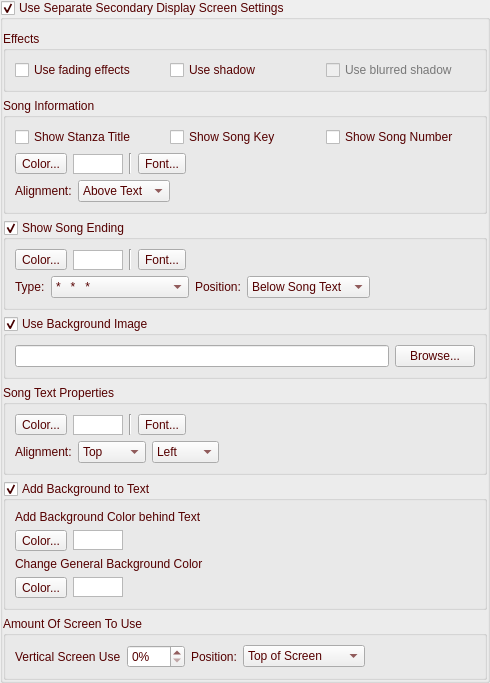
    <widget class="QGroupBox" name="groupBoxDisplay2">
     <property name="palette">
      <palette>
       <active>
        <colorrole role="WindowText">
         <brush brushstyle="SolidPattern">
          <color alpha="255">
           <red>85</red>
           <green>0</green>
           <blue>0</blue>
          </color>
         </brush>
        </colorrole>
        <colorrole role="Text">
         <brush brushstyle="SolidPattern">
          <color alpha="255">
           <red>85</red>
           <green>0</green>
           <blue>0</blue>
          </color>
         </brush>
        </colorrole>
        <colorrole role="ButtonText">
         <brush brushstyle="SolidPattern">
          <color alpha="255">
           <red>85</red>
           <green>0</green>
           <blue>0</blue>
          </color>
         </brush>
        </colorrole>
        <colorrole role="Highlight">
         <brush brushstyle="SolidPattern">
          <color alpha="255">
           <red>118</red>
           <green>50</green>
           <blue>50</blue>
          </color>
         </brush>
        </colorrole>
        <colorrole role="PlaceholderText">
         <brush brushstyle="SolidPattern">
          <color alpha="128">
           <red>85</red>
           <green>0</green>
           <blue>0</blue>
          </color>
         </brush>
        </colorrole>
       </active>
       <inactive>
        <colorrole role="WindowText">
         <brush brushstyle="SolidPattern">
          <color alpha="255">
           <red>85</red>
           <green>0</green>
           <blue>0</blue>
          </color>
         </brush>
        </colorrole>
        <colorrole role="Text">
         <brush brushstyle="SolidPattern">
          <color alpha="255">
           <red>85</red>
           <green>0</green>
           <blue>0</blue>
          </color>
         </brush>
        </colorrole>
        <colorrole role="ButtonText">
         <brush brushstyle="SolidPattern">
          <color alpha="255">
           <red>85</red>
           <green>0</green>
           <blue>0</blue>
          </color>
         </brush>
        </colorrole>
        <colorrole role="Highlight">
         <brush brushstyle="SolidPattern">
          <color alpha="255">
           <red>118</red>
           <green>50</green>
           <blue>50</blue>
          </color>
         </brush>
        </colorrole>
        <colorrole role="PlaceholderText">
         <brush brushstyle="SolidPattern">
          <color alpha="128">
           <red>85</red>
           <green>0</green>
           <blue>0</blue>
          </color>
         </brush>
        </colorrole>
       </inactive>
       <disabled>
        <colorrole role="WindowText">
         <brush brushstyle="SolidPattern">
          <color alpha="255">
           <red>120</red>
           <green>120</green>
           <blue>120</blue>
          </color>
         </brush>
        </colorrole>
        <colorrole role="Text">
         <brush brushstyle="SolidPattern">
          <color alpha="255">
           <red>120</red>
           <green>120</green>
           <blue>120</blue>
          </color>
         </brush>
        </colorrole>
        <colorrole role="ButtonText">
         <brush brushstyle="SolidPattern">
          <color alpha="255">
           <red>120</red>
           <green>120</green>
           <blue>120</blue>
          </color>
         </brush>
        </colorrole>
        <colorrole role="Highlight">
         <brush brushstyle="SolidPattern">
          <color alpha="255">
           <red>51</red>
           <green>153</green>
           <blue>255</blue>
          </color>
         </brush>
        </colorrole>
        <colorrole role="PlaceholderText">
         <brush brushstyle="SolidPattern">
          <color alpha="128">
           <red>85</red>
           <green>0</green>
           <blue>127</blue>
          </color>
         </brush>
        </colorrole>
       </disabled>
      </palette>
     </property>
     <property name="title">
      <string>Use Separate Secondary Display Screen Settings</string>
     </property>
     <property name="flat">
      <bool>true</bool>
     </property>
     <property name="checkable">
      <bool>true</bool>
     </property>
     <layout class="QVBoxLayout" name="verticalLayout_3">
      <property name="leftMargin">
       <number>0</number>
      </property>
      <property name="rightMargin">
       <number>0</number>
      </property>
      <property name="bottomMargin">
       <number>0</number>
      </property>
      <item>
       <widget class="QGroupBox" name="groupBoxEffects2">
        <property name="palette">
         <palette>
          <active>
           <colorrole role="WindowText">
            <brush brushstyle="SolidPattern">
             <color alpha="255">
              <red>85</red>
              <green>0</green>
              <blue>0</blue>
             </color>
            </brush>
           </colorrole>
          </active>
          <inactive>
           <colorrole role="WindowText">
            <brush brushstyle="SolidPattern">
             <color alpha="255">
              <red>85</red>
              <green>0</green>
              <blue>0</blue>
             </color>
            </brush>
           </colorrole>
          </inactive>
          <disabled>
           <colorrole role="WindowText">
            <brush brushstyle="SolidPattern">
             <color alpha="255">
              <red>120</red>
              <green>120</green>
              <blue>120</blue>
             </color>
            </brush>
           </colorrole>
          </disabled>
         </palette>
        </property>
        <property name="title">
         <string>Effects</string>
        </property>
        <layout class="QHBoxLayout" name="horizontalLayout_11">
         <item>
          <widget class="QCheckBox" name="checkBoxUseFading2">
           <property name="toolTip">
            <string>If checked, when switching displayed text, fades the old text out and fades the new text in .</string>
           </property>
           <property name="text">
            <string>Use fading effects</string>
           </property>
          </widget>
         </item>
         <item>
          <widget class="QCheckBox" name="checkBoxUseShadow2">
           <property name="toolTip">
            <string>Useful when using a wallpaper image. Displays a fancy shadow effect.</string>
           </property>
           <property name="text">
            <string>Use shadow</string>
           </property>
          </widget>
         </item>
         <item>
          <widget class="QCheckBox" name="checkBoxUseBlurredShadow2">
           <property name="enabled">
            <bool>false</bool>
           </property>
           <property name="toolTip">
            <string>Useful when using a wallpaper image. Displays a fancy shadow effect.</string>
           </property>
           <property name="text">
            <string>Use blurred shadow</string>
           </property>
          </widget>
         </item>
        </layout>
       </widget>
      </item>
      <item>
       <widget class="QGroupBox" name="groupBoxSongInfo2">
        <property name="palette">
         <palette>
          <active>
           <colorrole role="WindowText">
            <brush brushstyle="SolidPattern">
             <color alpha="255">
              <red>85</red>
              <green>0</green>
              <blue>0</blue>
             </color>
            </brush>
           </colorrole>
          </active>
          <inactive>
           <colorrole role="WindowText">
            <brush brushstyle="SolidPattern">
             <color alpha="255">
              <red>85</red>
              <green>0</green>
              <blue>0</blue>
             </color>
            </brush>
           </colorrole>
          </inactive>
          <disabled>
           <colorrole role="WindowText">
            <brush brushstyle="SolidPattern">
             <color alpha="255">
              <red>120</red>
              <green>120</green>
              <blue>120</blue>
             </color>
            </brush>
           </colorrole>
          </disabled>
         </palette>
        </property>
        <property name="title">
         <string>Song Information</string>
        </property>
        <layout class="QVBoxLayout" name="verticalLayout_2">
         <item>
          <layout class="QHBoxLayout" name="horizontalLayout_9">
           <item>
            <widget class="QCheckBox" name="checkBoxStanzaTitle2">
             <property name="text">
              <string>Show Stanza Title</string>
             </property>
            </widget>
           </item>
           <item>
            <widget class="QCheckBox" name="checkBoxSongKey2">
             <property name="text">
              <string>Show Song Key</string>
             </property>
            </widget>
           </item>
           <item>
            <widget class="QCheckBox" name="checkBoxSongNumber2">
             <property name="text">
              <string>Show Song Number</string>
             </property>
            </widget>
           </item>
          </layout>
         </item>
         <item>
          <layout class="QHBoxLayout" name="horizontalLayout_10">
           <item>
            <widget class="QToolButton" name="toolButtonInfoColor2">
             <property name="text">
              <string>Color...</string>
             </property>
            </widget>
           </item>
           <item>
            <widget class="QGraphicsView" name="graphicViewInfoColor2">
             <property name="sizePolicy">
              <sizepolicy hsizetype="Minimum" vsizetype="Fixed">
               <horstretch>0</horstretch>
               <verstretch>0</verstretch>
              </sizepolicy>
             </property>
             <property name="minimumSize">
              <size>
               <width>50</width>
               <height>20</height>
              </size>
             </property>
             <property name="maximumSize">
              <size>
               <width>50</width>
               <height>19</height>
              </size>
             </property>
            </widget>
           </item>
           <item>
            <widget class="Line" name="line_4">
             <property name="orientation">
              <enum>Qt::Vertical</enum>
             </property>
            </widget>
           </item>
           <item>
            <widget class="QToolButton" name="toolButtonInfoFont2">
             <property name="text">
              <string>Font...</string>
             </property>
            </widget>
           </item>
           <item>
            <widget class="QLabel" name="labelInfoFont2">
             <property name="text">
              <string/>
             </property>
            </widget>
           </item>
          </layout>
         </item>
         <item>
          <layout class="QHBoxLayout" name="horizontalLayout_21">
           <item>
            <widget class="QLabel" name="labelAlingSongInfo2">
             <property name="text">
              <string>Alignment:</string>
             </property>
            </widget>
           </item>
           <item>
            <widget class="QComboBox" name="comboBoxInfoAlign2">
             <item>
              <property name="text">
               <string>Above Text</string>
              </property>
             </item>
             <item>
              <property name="text">
               <string>Below Text</string>
              </property>
             </item>
            </widget>
           </item>
           <item>
            <spacer name="horizontalSpacer_4">
             <property name="orientation">
              <enum>Qt::Horizontal</enum>
             </property>
             <property name="sizeHint" stdset="0">
              <size>
               <width>40</width>
               <height>20</height>
              </size>
             </property>
            </spacer>
           </item>
          </layout>
         </item>
        </layout>
       </widget>
      </item>
      <item>
       <widget class="QGroupBox" name="groupBoxSongEnding2">
        <property name="palette">
         <palette>
          <active>
           <colorrole role="WindowText">
            <brush brushstyle="SolidPattern">
             <color alpha="255">
              <red>85</red>
              <green>0</green>
              <blue>0</blue>
             </color>
            </brush>
           </colorrole>
          </active>
          <inactive>
           <colorrole role="WindowText">
            <brush brushstyle="SolidPattern">
             <color alpha="255">
              <red>85</red>
              <green>0</green>
              <blue>0</blue>
             </color>
            </brush>
           </colorrole>
          </inactive>
          <disabled>
           <colorrole role="WindowText">
            <brush brushstyle="SolidPattern">
             <color alpha="255">
              <red>120</red>
              <green>120</green>
              <blue>120</blue>
             </color>
            </brush>
           </colorrole>
          </disabled>
         </palette>
        </property>
        <property name="title">
         <string>Show Song Ending</string>
        </property>
        <property name="checkable">
         <bool>true</bool>
        </property>
        <layout class="QVBoxLayout" name="verticalLayout_6">
         <item>
          <layout class="QHBoxLayout" name="horizontalLayout_16">
           <item>
            <widget class="QToolButton" name="toolButtonEndingColor2">
             <property name="text">
              <string>Color...</string>
             </property>
            </widget>
           </item>
           <item>
            <widget class="QGraphicsView" name="graphicViewEndingColor2">
             <property name="sizePolicy">
              <sizepolicy hsizetype="Minimum" vsizetype="Fixed">
               <horstretch>0</horstretch>
               <verstretch>0</verstretch>
              </sizepolicy>
             </property>
             <property name="minimumSize">
              <size>
               <width>50</width>
               <height>20</height>
              </size>
             </property>
             <property name="maximumSize">
              <size>
               <width>50</width>
               <height>19</height>
              </size>
             </property>
            </widget>
           </item>
           <item>
            <widget class="Line" name="line_7">
             <property name="orientation">
              <enum>Qt::Vertical</enum>
             </property>
            </widget>
           </item>
           <item>
            <widget class="QToolButton" name="toolButtonEndingFont2">
             <property name="text">
              <string>Font...</string>
             </property>
            </widget>
           </item>
           <item>
            <widget class="QLabel" name="labelEndingFont2">
             <property name="text">
              <string/>
             </property>
            </widget>
           </item>
          </layout>
         </item>
         <item>
          <layout class="QHBoxLayout" name="horizontalLayout_20">
           <item>
            <widget class="QLabel" name="labelEndingType2">
             <property name="text">
              <string>Type:</string>
             </property>
            </widget>
           </item>
           <item>
            <widget class="QComboBox" name="comboBoxEndingType2">
             <property name="sizePolicy">
              <sizepolicy hsizetype="MinimumExpanding" vsizetype="Fixed">
               <horstretch>0</horstretch>
               <verstretch>0</verstretch>
              </sizepolicy>
             </property>
             <item>
              <property name="text">
               <string>*   *   *</string>
              </property>
             </item>
             <item>
              <property name="text">
               <string>-   -   -</string>
              </property>
             </item>
             <item>
              <property name="text">
               <string>°   °   °</string>
              </property>
             </item>
             <item>
              <property name="text">
               <string>•   •   •</string>
              </property>
             </item>
             <item>
              <property name="text">
               <string>●   ●   ●</string>
              </property>
             </item>
             <item>
              <property name="text">
               <string>▪   ▪   ▪</string>
              </property>
             </item>
             <item>
              <property name="text">
               <string>■   ■   ■</string>
              </property>
             </item>
             <item>
              <property name="text">
               <string>Song Copyright Info</string>
              </property>
             </item>
            </widget>
           </item>
           <item>
            <widget class="QLabel" name="labelEndingPosition2">
             <property name="text">
              <string>Position:</string>
             </property>
            </widget>
           </item>
           <item>
            <widget class="QComboBox" name="comboBoxEndingPosition2">
             <item>
              <property name="text">
               <string>Below Song Text</string>
              </property>
             </item>
             <item>
              <property name="text">
               <string>Bottom of Screen</string>
              </property>
             </item>
            </widget>
           </item>
           <item>
            <spacer name="horizontalSpacer_7">
             <property name="orientation">
              <enum>Qt::Horizontal</enum>
             </property>
             <property name="sizeHint" stdset="0">
              <size>
               <width>40</width>
               <height>20</height>
              </size>
             </property>
            </spacer>
           </item>
          </layout>
         </item>
        </layout>
       </widget>
      </item>
      <item>
       <widget class="QGroupBox" name="groupBoxSongBackground2">
        <property name="palette">
         <palette>
          <active>
           <colorrole role="WindowText">
            <brush brushstyle="SolidPattern">
             <color alpha="255">
              <red>85</red>
              <green>0</green>
              <blue>0</blue>
             </color>
            </brush>
           </colorrole>
          </active>
          <inactive>
           <colorrole role="WindowText">
            <brush brushstyle="SolidPattern">
             <color alpha="255">
              <red>85</red>
              <green>0</green>
              <blue>0</blue>
             </color>
            </brush>
           </colorrole>
          </inactive>
          <disabled>
           <colorrole role="WindowText">
            <brush brushstyle="SolidPattern">
             <color alpha="255">
              <red>120</red>
              <green>120</green>
              <blue>120</blue>
             </color>
            </brush>
           </colorrole>
          </disabled>
         </palette>
        </property>
        <property name="title">
         <string>Use Background Image</string>
        </property>
        <property name="checkable">
         <bool>true</bool>
        </property>
        <layout class="QHBoxLayout" name="horizontalLayout_8">
         <item>
          <widget class="QLineEdit" name="lineEditSongBackground2">
           <property name="readOnly">
            <bool>true</bool>
           </property>
          </widget>
         </item>
         <item>
          <widget class="QPushButton" name="buttonSongBackground2">
           <property name="text">
            <string>Browse...</string>
           </property>
          </widget>
         </item>
        </layout>
       </widget>
      </item>
      <item>
       <widget class="QGroupBox" name="groupBoxTextProperties2">
        <property name="palette">
         <palette>
          <active>
           <colorrole role="WindowText">
            <brush brushstyle="SolidPattern">
             <color alpha="255">
              <red>85</red>
              <green>0</green>
              <blue>0</blue>
             </color>
            </brush>
           </colorrole>
          </active>
          <inactive>
           <colorrole role="WindowText">
            <brush brushstyle="SolidPattern">
             <color alpha="255">
              <red>85</red>
              <green>0</green>
              <blue>0</blue>
             </color>
            </brush>
           </colorrole>
          </inactive>
          <disabled>
           <colorrole role="WindowText">
            <brush brushstyle="SolidPattern">
             <color alpha="255">
              <red>120</red>
              <green>120</green>
              <blue>120</blue>
             </color>
            </brush>
           </colorrole>
          </disabled>
         </palette>
        </property>
        <property name="title">
         <string>Song Text Properties</string>
        </property>
        <layout class="QVBoxLayout" name="verticalLayout_7">
         <item>
          <layout class="QHBoxLayout" name="horizontalLayout_7">
           <item>
            <widget class="QToolButton" name="toolButtonColor2">
             <property name="text">
              <string>Color...</string>
             </property>
            </widget>
           </item>
           <item>
            <widget class="QGraphicsView" name="graphicViewTextColor2">
             <property name="sizePolicy">
              <sizepolicy hsizetype="Minimum" vsizetype="Fixed">
               <horstretch>0</horstretch>
               <verstretch>0</verstretch>
              </sizepolicy>
             </property>
             <property name="minimumSize">
              <size>
               <width>50</width>
               <height>20</height>
              </size>
             </property>
             <property name="maximumSize">
              <size>
               <width>50</width>
               <height>19</height>
              </size>
             </property>
            </widget>
           </item>
           <item>
            <widget class="Line" name="line2">
             <property name="orientation">
              <enum>Qt::Vertical</enum>
             </property>
            </widget>
           </item>
           <item>
            <widget class="QToolButton" name="toolButtonFont2">
             <property name="text">
              <string>Font...</string>
             </property>
            </widget>
           </item>
           <item>
            <widget class="QLabel" name="labelFont2">
             <property name="sizePolicy">
              <sizepolicy hsizetype="Minimum" vsizetype="Preferred">
               <horstretch>0</horstretch>
               <verstretch>0</verstretch>
              </sizepolicy>
             </property>
             <property name="wordWrap">
              <bool>true</bool>
             </property>
            </widget>
           </item>
          </layout>
         </item>
         <item>
          <layout class="QHBoxLayout" name="horizontalLayout_17">
           <item>
            <widget class="QLabel" name="labelVertical2">
             <property name="text">
              <string>Alignment:</string>
             </property>
            </widget>
           </item>
           <item>
            <widget class="QComboBox" name="comboBoxVerticalAling2">
             <item>
              <property name="text">
               <string>Top</string>
              </property>
             </item>
             <item>
              <property name="text">
               <string>Middle</string>
              </property>
             </item>
             <item>
              <property name="text">
               <string>Bottom</string>
              </property>
             </item>
            </widget>
           </item>
           <item>
            <widget class="QComboBox" name="comboBoxHorizontalAling2">
             <item>
              <property name="text">
               <string>Left</string>
              </property>
             </item>
             <item>
              <property name="text">
               <string>Center</string>
              </property>
             </item>
             <item>
              <property name="text">
               <string>Right</string>
              </property>
             </item>
            </widget>
           </item>
           <item>
            <spacer name="horizontalSpacer_10">
             <property name="orientation">
              <enum>Qt::Horizontal</enum>
             </property>
             <property name="sizeHint" stdset="0">
              <size>
               <width>59</width>
               <height>20</height>
              </size>
             </property>
            </spacer>
           </item>
          </layout>
         </item>
        </layout>
       </widget>
      </item>
      <item>
       <widget class="QGroupBox" name="groupBoxSongAddBKToText2">
        <property name="palette">
         <palette>
          <active>
           <colorrole role="WindowText">
            <brush brushstyle="SolidPattern">
             <color alpha="255">
              <red>85</red>
              <green>0</green>
              <blue>0</blue>
             </color>
            </brush>
           </colorrole>
          </active>
          <inactive>
           <colorrole role="WindowText">
            <brush brushstyle="SolidPattern">
             <color alpha="255">
              <red>85</red>
              <green>0</green>
              <blue>0</blue>
             </color>
            </brush>
           </colorrole>
          </inactive>
          <disabled>
           <colorrole role="WindowText">
            <brush brushstyle="SolidPattern">
             <color alpha="255">
              <red>120</red>
              <green>120</green>
              <blue>120</blue>
             </color>
            </brush>
           </colorrole>
          </disabled>
         </palette>
        </property>
        <property name="title">
         <string>Add Background to Text</string>
        </property>
        <property name="flat">
         <bool>false</bool>
        </property>
        <property name="checkable">
         <bool>true</bool>
        </property>
        <property name="checked">
         <bool>true</bool>
        </property>
        <layout class="QVBoxLayout" name="verticalLayout_12">
         <property name="leftMargin">
          <number>9</number>
         </property>
         <property name="topMargin">
          <number>9</number>
         </property>
         <property name="rightMargin">
          <number>9</number>
         </property>
         <property name="bottomMargin">
          <number>9</number>
         </property>
         <item>
          <widget class="QLabel" name="label_9">
           <property name="text">
            <string>Add Background Color behind Text</string>
           </property>
          </widget>
         </item>
         <item>
          <layout class="QHBoxLayout" name="horizontalLayout_23">
           <property name="topMargin">
            <number>0</number>
           </property>
           <item>
            <widget class="QToolButton" name="tBSongAddBKColorText2">
             <property name="text">
              <string>Color...</string>
             </property>
            </widget>
           </item>
           <item>
            <widget class="QGraphicsView" name="graphicViewSongAddBKColor2">
             <property name="sizePolicy">
              <sizepolicy hsizetype="Fixed" vsizetype="Fixed">
               <horstretch>0</horstretch>
               <verstretch>0</verstretch>
              </sizepolicy>
             </property>
             <property name="minimumSize">
              <size>
               <width>50</width>
               <height>20</height>
              </size>
             </property>
             <property name="maximumSize">
              <size>
               <width>50</width>
               <height>20</height>
              </size>
             </property>
            </widget>
           </item>
           <item>
            <spacer name="horizontalSpacer_8">
             <property name="orientation">
              <enum>Qt::Horizontal</enum>
             </property>
             <property name="sizeHint" stdset="0">
              <size>
               <width>40</width>
               <height>20</height>
              </size>
             </property>
            </spacer>
           </item>
          </layout>
         </item>
         <item>
          <widget class="QLabel" name="label_10">
           <property name="text">
            <string>Change General Background Color</string>
           </property>
          </widget>
         </item>
         <item>
          <layout class="QHBoxLayout" name="horizontalLayout_25">
           <property name="topMargin">
            <number>0</number>
           </property>
           <item>
            <widget class="QToolButton" name="tBSongChangeGenBKColor2">
             <property name="text">
              <string>Color...</string>
             </property>
            </widget>
           </item>
           <item>
            <widget class="QGraphicsView" name="graphicViewSongChangeGenBKColor2">
             <property name="sizePolicy">
              <sizepolicy hsizetype="Fixed" vsizetype="Fixed">
               <horstretch>0</horstretch>
               <verstretch>0</verstretch>
              </sizepolicy>
             </property>
             <property name="minimumSize">
              <size>
               <width>50</width>
               <height>20</height>
              </size>
             </property>
             <property name="maximumSize">
              <size>
               <width>50</width>
               <height>20</height>
              </size>
             </property>
            </widget>
           </item>
           <item>
            <spacer name="horizontalSpacer_11">
             <property name="orientation">
              <enum>Qt::Horizontal</enum>
             </property>
             <property name="sizeHint" stdset="0">
              <size>
               <width>40</width>
               <height>20</height>
              </size>
             </property>
            </spacer>
           </item>
          </layout>
         </item>
        </layout>
       </widget>
      </item>
      <item>
       <widget class="QGroupBox" name="groupBoxScreenUse2">
        <property name="palette">
         <palette>
          <active>
           <colorrole role="WindowText">
            <brush brushstyle="SolidPattern">
             <color alpha="255">
              <red>85</red>
              <green>0</green>
              <blue>0</blue>
             </color>
            </brush>
           </colorrole>
          </active>
          <inactive>
           <colorrole role="WindowText">
            <brush brushstyle="SolidPattern">
             <color alpha="255">
              <red>85</red>
              <green>0</green>
              <blue>0</blue>
             </color>
            </brush>
           </colorrole>
          </inactive>
          <disabled>
           <colorrole role="WindowText">
            <brush brushstyle="SolidPattern">
             <color alpha="255">
              <red>120</red>
              <green>120</green>
              <blue>120</blue>
             </color>
            </brush>
           </colorrole>
          </disabled>
         </palette>
        </property>
        <property name="title">
         <string>Amount Of Screen To Use</string>
        </property>
        <layout class="QHBoxLayout" name="horizontalLayout_15">
         <item>
          <widget class="QLabel" name="label_5">
           <property name="text">
            <string>Vertical Screen Use</string>
           </property>
          </widget>
         </item>
         <item>
          <widget class="QSpinBox" name="spinBoxScreenUse2">
           <property name="toolTip">
            <string>Percent of screen to be used.</string>
           </property>
           <property name="suffix">
            <string>%</string>
           </property>
           <property name="maximum">
            <number>100</number>
           </property>
          </widget>
         </item>
         <item>
          <widget class="QLabel" name="label_6">
           <property name="text">
            <string>Position:</string>
           </property>
          </widget>
         </item>
         <item>
          <widget class="QComboBox" name="comboBoxScreenUse2">
           <property name="toolTip">
            <string>Select to use either top portion of the screen or bottom.</string>
           </property>
           <item>
            <property name="text">
             <string>Top of Screen</string>
            </property>
           </item>
           <item>
            <property name="text">
             <string>Bottom of Screen</string>
            </property>
           </item>
          </widget>
         </item>
         <item>
          <spacer name="horizontalSpacer_5">
           <property name="orientation">
            <enum>Qt::Horizontal</enum>
           </property>
           <property name="sizeHint" stdset="0">
            <size>
             <width>110</width>
             <height>20</height>
            </size>
           </property>
          </spacer>
         </item>
        </layout>
       </widget>
      </item>
     </layout>
    </widget>
